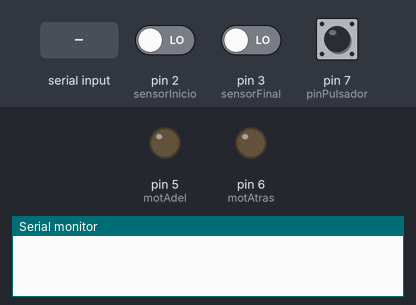
The sketch below on a simulated Arduino Uno, built with avr-gcc and run on an emulated ATmega328P. Parts: output pins drawn as LEDs (lit = HIGH), the last lines printed to the serial monitor. The test bench sets the inputs (shaded band); at power-on: pin 2 (sensorInicio) LOW, pin 3 (sensorFinal) LOW, pin 7 (pinPulsador) LOW.

Above: at 1.2 s.
1.3 s: "p" received over Serial
At 2.6 s:
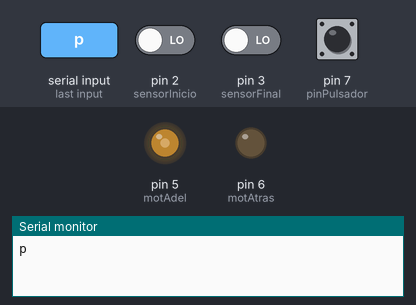
4.3 s: "b" received over Serial
At 7.1 s:
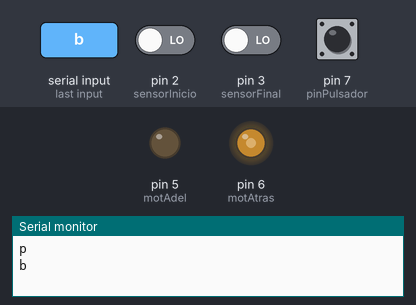
7.3 s: "a" received over Serial
At 8.4 s:
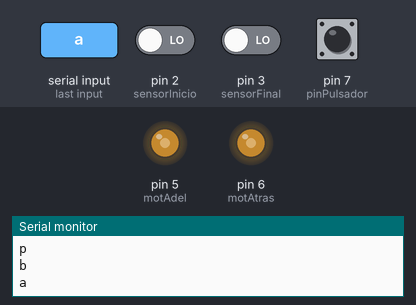
8.8 s: "f" received over Serial
At 9.5 s:
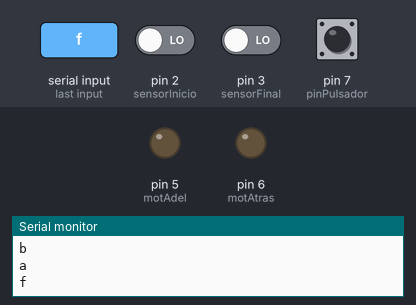
Timing chart, 0 to 11.3 s (numbered marks = the images above; inputs shaded):
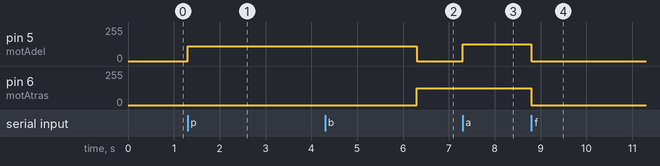

Measured:
- after the input at 1.3 s, pin 5 (motAdel): 0/255 → 110/255 at once
- after the input at 4.3 s, pin 6 (motAtras): 0/255 → 127/255 after 2.0 s
- after the input at 7.3 s, pin 5 (motAdel): 0/255 → 127/255 at once
- after the input at 8.8 s, pin 5 (motAdel), pin 6 (motAtras): 127/255 → 0/255 at once

The sketch:

BandaTransportador.ino
```cpp
int motAdel = 5, motAtras = 6, velocidad = 127, tiempoEnrrollado = 5000;
int sensorInicio = 2, sensorFinal = 3, pinPulsador = 7;
char dato = 0;
int lecInicio = 0, lecFinal = 0, lecPul = 0;
void setup() {

  Serial.begin(9600);
  pinMode(motAdel,1);
  pinMode(motAtras,1);

}

void loop() {

  //Lectura de sensores
  lecInicio = digitalRead(sensorInicio);
  lecFinal = digitalRead(sensorFinal);
  lecPul = digitalRead(pinPulsador);


 if (Serial.available()>0){
  dato = Serial.read();
  Serial.println(dato);
 }


 switch (dato){
  case 'a':
    //Serial.println("Entro");
    adelante(velocidad);
    break;

  case 'b':
    atras();
    break;

  case 'f':
    buscarPosicion();
    break;

  case 'p':
    arrancarSistema();
    break;

  default:
    parar();
    break;
 }


}


void buscarPosicion(){
  do{
    lecInicio = digitalRead(sensorInicio);
    atras();

  }while(lecInicio == 1);
  parar();
  dato = 0;
}

void adelante(byte v){
  analogWrite(motAdel,v);
}

void atras(){
  analogWrite(motAtras,velocidad);
}

void parar(){
  analogWrite(motAtras, 0);
  analogWrite(motAdel, 0);
}

void arrancarSistema(){
  do{
    lecFinal = digitalRead(sensorFinal);
    adelante(200);

  }while(lecFinal == 1);
  adelante(110);
  delay(tiempoEnrrollado);
  parar();
  dato = 'f';
}
```
